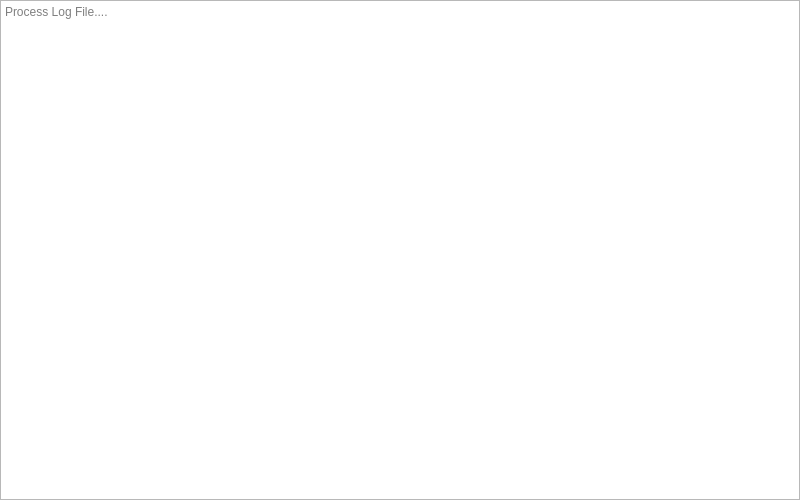
<?xml version="1.0" encoding="UTF-8"?>
<ui version="4.0">
 <class>logDialog</class>
 <widget class="QDialog" name="logDialog">
  <property name="windowModality">
   <enum>Qt::WindowModal</enum>
  </property>
  <property name="geometry">
   <rect>
    <x>0</x>
    <y>0</y>
    <width>800</width>
    <height>500</height>
   </rect>
  </property>
  <property name="windowTitle">
   <string>Log File</string>
  </property>
  <property name="locale">
   <locale language="English" country="UnitedKingdom"/>
  </property>
  <widget class="QTextEdit" name="logTextEdit">
   <property name="enabled">
    <bool>true</bool>
   </property>
   <property name="geometry">
    <rect>
     <x>0</x>
     <y>0</y>
     <width>800</width>
     <height>500</height>
    </rect>
   </property>
   <property name="focusPolicy">
    <enum>Qt::NoFocus</enum>
   </property>
   <property name="readOnly">
    <bool>false</bool>
   </property>
   <property name="textInteractionFlags">
    <set>Qt::TextEditorInteraction</set>
   </property>
   <property name="placeholderText">
    <string>Process Log File....</string>
   </property>
  </widget>
 </widget>
 <resources/>
 <connections/>
</ui>
